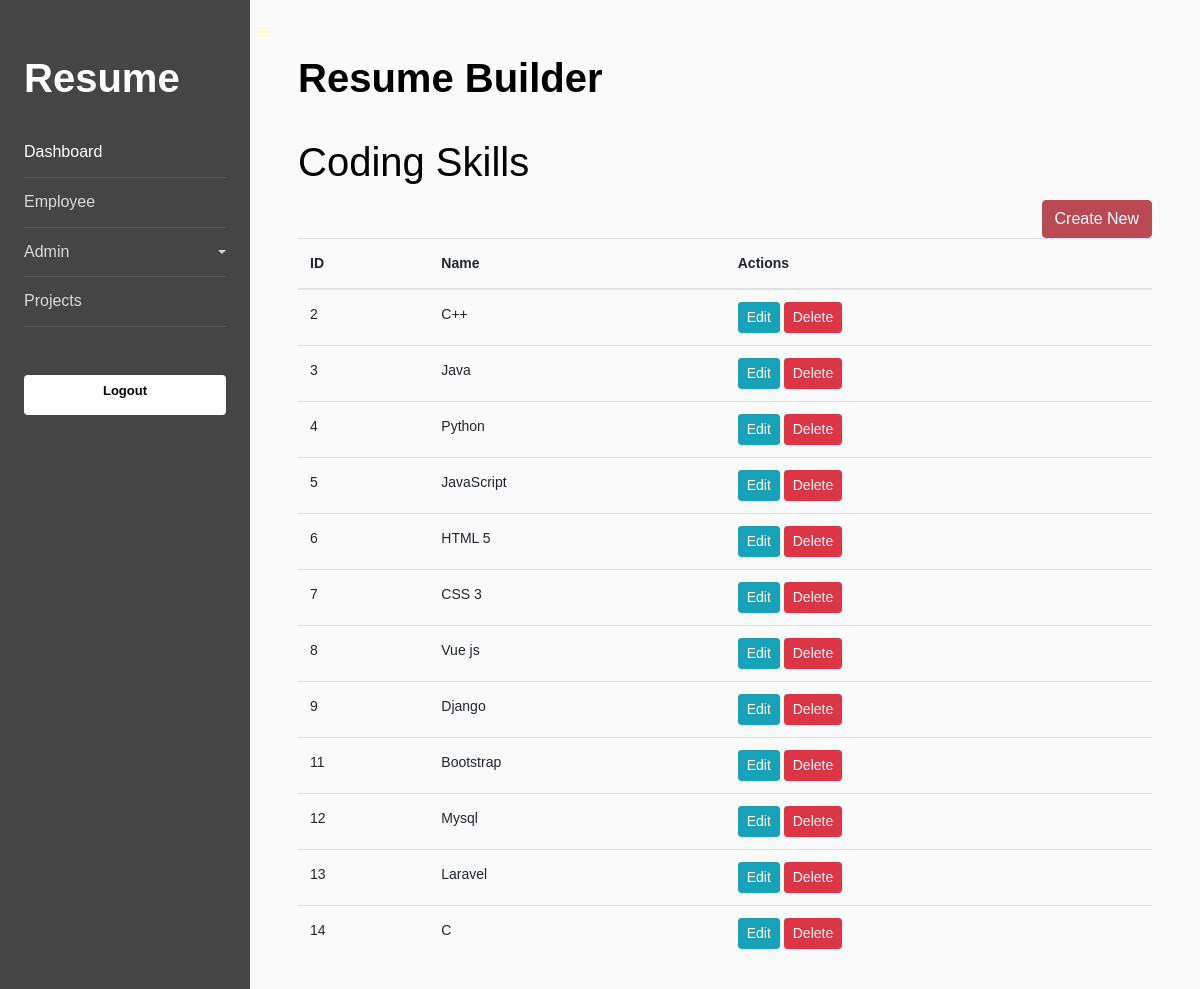
The app's page /coding-list with its own data.
### resume/models.py (models this page shows, shortened)
class CodingSkill(models.Model):
    name = models.CharField(max_length=255)
    flag = models.IntegerField(default=1)

### resume/views.py (the view)
# urls.py: path('coding-list', views.coding_list, name='coding_list'),
def coding_list(request):
    coding_skills = CodingSkill.objects.filter(flag=1)
    return render(request, 'coding_list.html', {'coding_skills': coding_skills})

### templates/coding_list.html
{% extends 'home.html' %}
{% block content %}
<div class="row">
  <div class="col-md-12">
    <h1>Coding Skills</h1>
    <a href="{% url 'create_coding_skill' %}" class="btn btn-primary float-right">Create New</a>
    <table class="table">
      <thead>
        <tr>
          <th>ID</th>
          <th>Name</th>
          <th>Actions</th>
        </tr>
      </thead>
      <tbody>
        {% for coding_skill in coding_skills %}
        <tr>
          <td>{{ coding_skill.id }}</td>
          <td>{{ coding_skill.name }}</td>
          <td>
            <a href="{% url 'edit_coding_skill' coding_skill.id %}" class="btn btn-sm btn-info">Edit</a>
            <a href="{% url 'delete_coding_skill' coding_skill.id %}" class="btn btn-sm btn-danger">Delete</a>
          </td>
        </tr>
        {% endfor %}
      </tbody>
    </table>
  </div>
</div>
{% endblock %}

### records on screen
CodingSkill: id "2", name "C++"
CodingSkill: id "3", name "Java"
CodingSkill: id "4", name "Python"
CodingSkill: id "5", name "JavaScript"
CodingSkill: id "6", name "HTML 5"
CodingSkill: id "7", name "CSS 3"
CodingSkill: id "8", name "Vue js"
CodingSkill: id "9", name "Django"
CodingSkill: id "11", name "Bootstrap"
CodingSkill: id "12", name "Mysql"
CodingSkill: id "13", name "Laravel"
CodingSkill: id "14", name "C"
